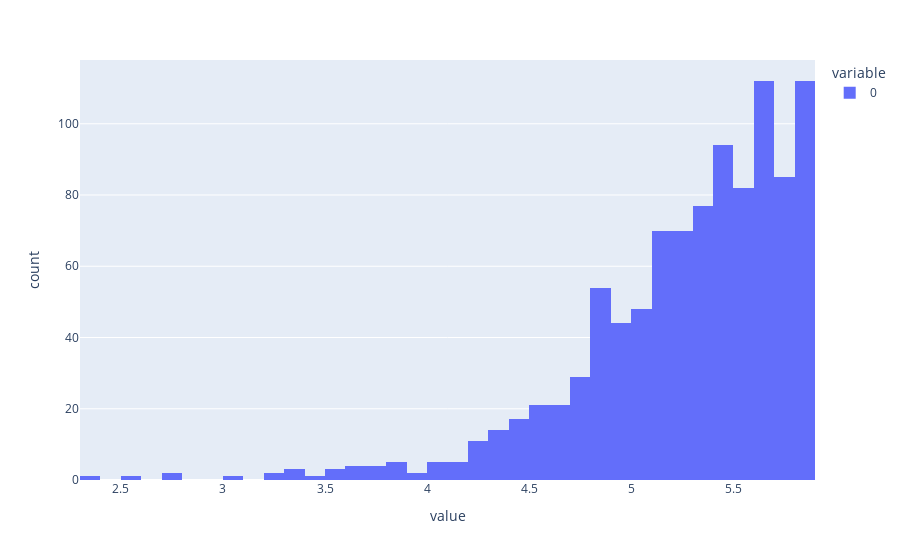

Here is the notebook cell this chart was saved with:
### Markdown cell above
## Inverse Transform Sampling

Now we have an appropriate PDF, how do you create a random sample that fits this distribution.

Lets say we have a generic pdf $f(x), x \in \mathbb{R}$ with CDF $F$, and a uniform sample of $u, u\in[0,1]$

From $u$ we want to find the smallest $x$ such that $F(x) \ge u$, we take the infinum of x because for a generic equation it is not guranteed that we have a unique inverse.

To find our $x$ we will take $F^{-1}(u) = x$

### Code cell
from scipy import interpolate

import plotly.express as px
x = np.linspace(0, 24, vehicalCount)


def pdf(x, l, k):
    f = (k/l)*((x/l)**(k-1))*(np.exp(-(x/l)**(k)))
    return f


def cdf(pdf):
    return np.cumsum(pdf)


def icdf(cdf):
    idcf = interpolate.interp1d(cdf[0], cdf[1])
    return icdf


linSamples = np.random.uniform(0, 24, len(x))
cdf1 = cdf(pdf(x, 6, 10))


arr = np.array(vehicalCount)
arr = interpolate.interp1d(cdf1, x, fill_value="extrapolate")(linSamples)


fig = px.histogram(arr,
                   nbins=50)
pyoff.iplot(fig)

### Figure 1 — Plotly figure (JSON) as saved in the notebook; plotly's stock layout.template omitted (floating-point values rounded to 4 significant figures; data arrays with more than 128 entries replaced by an {"elided": "..."} marker saying what was removed)
{"data": [{"alignmentgroup": "True", "bingroup": "x", "hovertemplate": "variable=0<br>value=%{x}<br>count=%{y}<extra></extra>", "legendgroup": "0", "marker": {"color": "#636efa", "pattern": {"shape": ""}}, "name": "0", "nbinsx": 50, "offsetgroup": "0", "orientation": "v", "showlegend": true, "type": "histogram", "x": {"elided": "1000 float values"}, "xaxis": "x", "yaxis": "y"}], "layout": {"barmode": "relative", "legend": {"title": {"text": "variable"}, "tracegroupgap": 0}, "margin": {"t": 60}, "xaxis": {"anchor": "y", "domain": [0, 1], "title": {"text": "value"}}, "yaxis": {"anchor": "x", "domain": [0, 1], "title": {"text": "count"}}}}
